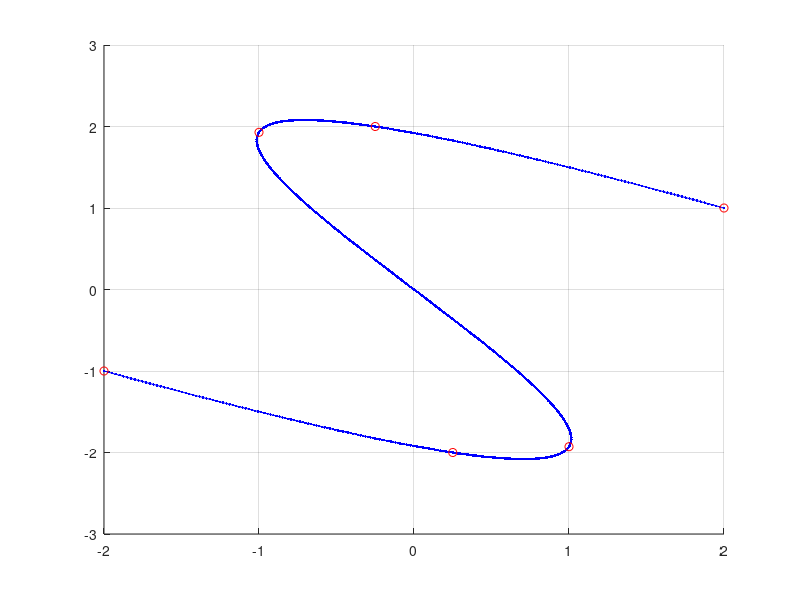

Here is the MATLAB script that generated this plot:
%Let's draw a S-shaped line in a plane. 
%It too is such a line that 
%it  is not easily a function type of a relation 
%for any change of the variables. 

%Often one can, however, present the coordinates by 
%a suitable choice of a common parameter t, 
%e.g. directly {x(t),y(t)}. 

%Here, the shape of the desired line suggested 
%polynomial type functions x(t) and y(t): 
%x(t)=ax+bx*t+cx*t^2+dx*t^3 (four model parameters for x) and 
%y(t)=ay+by*t+cy*t^2+dy*t^3 (four model parameters for y). 
%Thus four values for x and also four values for y may be required.

clear;%clear for posssible existing variables in the workspace
clc;

%choice of restrictions
restr=1;
%0: local extreme conditions for some x and y
%1: all coordinate values

%choosing some (reference) values for parameter t
t0=0;
t1=0.125;
t2=0.25;
t3=0.75;
t4=0.875;
t5=1;

T=[t0 t1 t2 t3 t4 t5];

%choosing some values for variable x
x0=-1;%t2
x1=-2;%t5
x2=2;%t0
x3=1;%t3

%choosing some values for variable y
y0=-2;%t4
y1=-1;%t5
y2=1;%t0
y3=2;%t1

%solving for model parameter values for x and y
if(restr==0)
    
    Ax=[1 t0   t0^2   t0^3;...
        0  1 2*t2   3*t2^2;...
        0  1 2*t3   3*t3^2;...
        1 t5   t5^2   t5^3 ...
       ];
    bx=[x2 0 0 x1]';
       
    Ay=[1 t0   t0^2   t0^3;...
        0  1 2*t1   3*t1^2;...
        0  1 2*t4   3*t4^2;...
        1 t5   t5^2   t5^3 ...
       ];
    by=[y2 0 0 y1]';

elseif(restr==1)
    AxTMP=vander([t0 t2 t3 t5]);%Vandermonde matrix
    Ax=AxTMP(:,end:-1:1);%reversing due to the definition of vander wrt our chosen representation 
    bx=[x2 x0 x3 x1]';
    
    AyTMP=vander([t0 t1 t4 t5]);%Vandermonde matrix
    Ay=AyTMP(:,end:-1:1);%reversing due to the definition of vander wrt our chosen representation 
    by=[y2 y3 y0 y1]';
end
px=Ax\bx;
py=Ay\by;

%PLOTTING
N=10^3;%number of points to be evaluated
t=linspace(T(1),T(end),N);%the paramerter values
x=px(1)+px(2)*t+px(3)*t.^2+px(4)*t.^3;%x-coordinates
y=py(1)+py(2)*t+py(3)*t.^2+py(4)*t.^3;%y-coordinates

X=px(1)+px(2)*T+px(3)*T.^2+px(4)*T.^3;%x at the chosen references
Y=py(1)+py(2)*T+py(3)*T.^2+py(4)*T.^3;%y at the chosen references


figure(12);
clf;
hold on;
plot(x,y,'b.-');
plot(X,Y,'ro');
grid on;